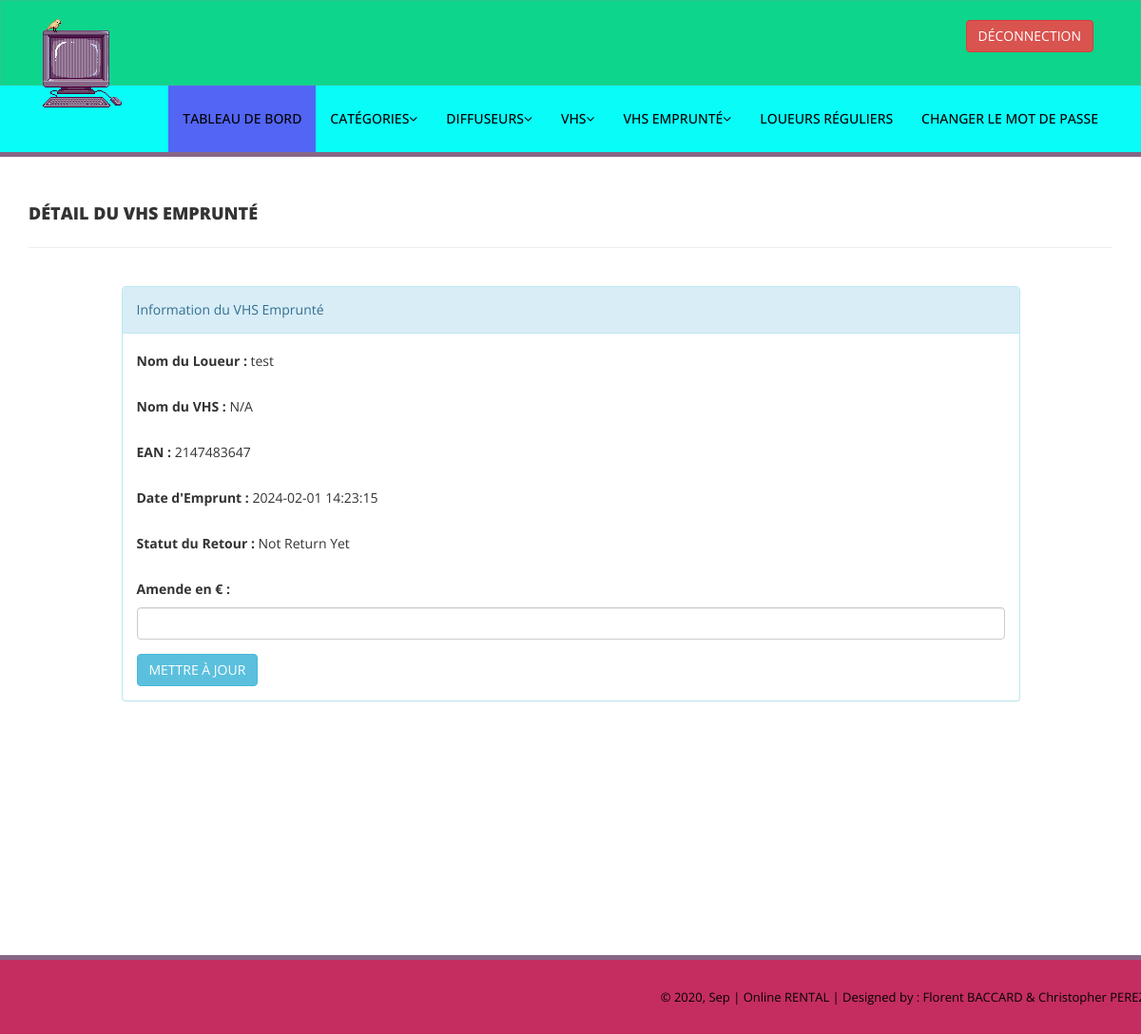
/Rental_VHS/admin/update-issue-vhsdeails.php?rid=2 (signed in), run on the app's committed database.
### tables this page shows
CREATE TABLE IF NOT EXISTS `tblissuedvhsdetails` (
  `id` int NOT NULL AUTO_INCREMENT,
  `VHSId` int DEFAULT NULL,
  `RenterID` varchar(150) DEFAULT NULL,
  `IssuesDate` timestamp NULL DEFAULT CURRENT_TIMESTAMP,
  `ReturnDate` timestamp NULL DEFAULT NULL,
  `ReturnStatus` int DEFAULT '1',
  `fine` int DEFAULT NULL,
  PRIMARY KEY (`id`)
);

CREATE TABLE IF NOT EXISTS `tblrenters` (
  `id` int NOT NULL AUTO_INCREMENT,
  `RenterId` varchar(100) DEFAULT NULL,
  `FullName` varchar(120) DEFAULT NULL,
  `EmailId` varchar(120) DEFAULT NULL,
  `MobileNumber` char(11) DEFAULT NULL,
  `Password` varchar(120) DEFAULT NULL,
  `Status` int DEFAULT NULL,
  `RegDate` timestamp NULL DEFAULT CURRENT_TIMESTAMP,
  `UpdationDate` timestamp NULL DEFAULT NULL ON UPDATE CURRENT_TIMESTAMP,
  PRIMARY KEY (`id`),
  UNIQUE KEY `RenterId` (`RenterId`)
);

CREATE TABLE IF NOT EXISTS `tblvhs` (
  `id` int NOT NULL AUTO_INCREMENT,
  `VHSName` varchar(255) DEFAULT NULL,
  `CatId` int DEFAULT NULL,
  `DiffuserId` int DEFAULT NULL,
  `EAN` int DEFAULT NULL,
  `VHSPrice` int DEFAULT NULL,
  `RegDate` timestamp NULL DEFAULT CURRENT_TIMESTAMP,
  `UpdationDate` timestamp NULL DEFAULT NULL ON UPDATE CURRENT_TIMESTAMP,
  PRIMARY KEY (`id`)
);

### Rental_VHS/admin/update-issue-vhsdeails.php (the view, shortened to what this page needs)
<?php
include('includes/config.php');
if (strlen($_SESSION['alogin']) == 0) {
    header('location:index.php');
} else {
    ?>
    <!DOCTYPE html>
    <html lang="fr">
    <head>
        <link href="assets/css/bootstrap.css" rel="stylesheet" />
        <link href="assets/css/font-awesome.css" rel="stylesheet" />
        <link href="assets/css/style.css" rel="stylesheet" />
    </head>
    <body>
        <?php include('includes/header.php'); ?>
        <div class="content-wrapper">
            <div class="container">
                <div class="row pad-botm">
                    <div class="col-md-12">
                        <h4 class="header-line">Détail du VHS Emprunté</h4>
                    </div>
                </div>
                <div class="row">
                    <div class="col-md-10 col-sm-6 col-xs-12 col-md-offset-1">
                        <div class="panel panel-info">
                            <div class="panel-heading">
                                Information du VHS Emprunté
                            </div>
                            <div class="panel-body">
                                <form role="form" method="post">
                                    <?php
                                    $rid = intval($_GET['rid']);
                                    $sql = "SELECT tblrenters.FullName, tblvhs.VHSName, tblvhs.EAN, tblissuedvhsdetails.IssuesDate, tblissuedvhsdetails.ReturnDate, tblissuedvhsdetails.id as rid, tblissuedvhsdetails.fine, tblissuedvhsdetails.ReturnStatus FROM tblissuedvhsdetails JOIN tblrenters ON tblrenters.RenterId=tblissuedvhsdetails.RenterId JOIN tblvhs ON tblvhs.id=tblissuedvhsdetails.VHSId WHERE tblissuedvhsdetails.id=:rid";
                                    $query = $dbh->prepare($sql);
                                    $query->bindParam(':rid', $rid, PDO::PARAM_STR);
                                    $query->execute();
                                    $results = $query->fetchAll(PDO::FETCH_OBJ);
                                    if ($query->rowCount() > 0) {
                                        foreach ($results as $result) { ?>
                                            <div class="form-group">
                                                <label>Nom du Loueur : </label>
                                                <?php echo htmlentities($result->FullName); ?>
                                            </div>
                                            <div class="form-group">
                                                <label>Nom du VHS : </label>
                                                <?php echo property_exists($result, 'VhsName') ? htmlentities($result->VhsName) : 'N/A'; ?>
                                            </div>
                                            <div class="form-group">
                                                <label>EAN : </label>
                                                <?php echo isset($result->EAN) ? htmlentities($result->EAN) : 'N/A'; ?>
                                            </div>
                                            <div class="form-group">
                                                <label>Date d'Emprunt : </label>
                                                <?php echo isset($result->IssuesDate) ? htmlentities($result->IssuesDate) : 'N/A'; ?>
                                            </div>
                                            <div class="form-group">
                                                <label>Statut du Retour : </label>
                                                <?php
                                                if (isset($result->ReturnDate) && $result->ReturnDate != "") {
                                                    echo htmlentities($result->ReturnDate);
                                                } else {
                                                    echo 'Not Return Yet';
                                                }
                                                ?>
                                            </div>
                                            <div class="form-group">
                                                <label>Amende en € : </label>
                                                <?php
                                                if (isset($result->fine) && $result->fine != "") {
                                                    echo htmlentities($result->fine);
                                                } else { ?>
                                                    <input class="form-control" type="text" name="fine" id="fine" required />
                                                <?php } ?>
                                            </div>
                                            <?php if ($result->ReturnStatus == 0) { ?>
                                                <button type="submit" name="return" id="submit" class="btn btn-info">METTRE À JOUR
                                                </button>
                                        </div>
                                    <?php }
                                        }
                                    } ?>
                        </div>
                    </div>
                </div>
            </div>
        </div>
        <?php include('includes/footer.php'); ?>
    </body>
    </html>
<?php } ?>

### Rental_VHS/admin/assets/css/style.css (style rules this page uses)
.content-wrapper { margin-top: 40px; min-height:800px; padding-bottom:90px; }
.header-line { font-weight:900; padding-bottom:25px; border-bottom:1px solid #eeeeee; text-transform:uppercase; }
.pad-botm { padding-bottom:30px; }

### data on the page
tblissuedvhsdetails: tblrenters.FullName "test", VHSId.EAN "2147483647", IssuesDate "2024-02-01 14:23:15", shows "METTRE À JOUR"

### other printed values
date('Y, M', filemtime(__FILE__)) "2020, Sep"
